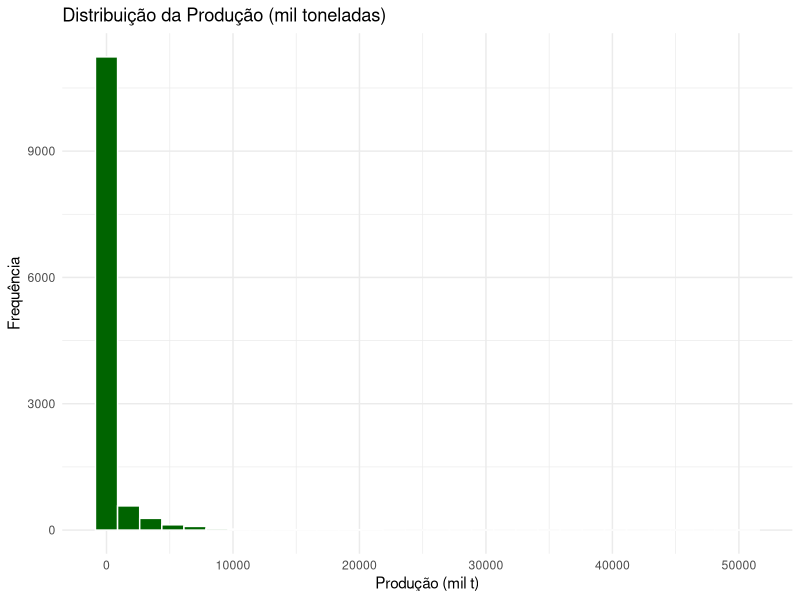

Reproduce this figure in R. (Note: this script raises an error after producing the figure.)
install.packages("readr")
install.packages("dplyr")
install.packages("ggplot2")
install.packages("readxl")
install.packages("writexl")
install.packages("psych")


# Carregando pacotes
library(readr)
library(dplyr)
library(ggplot2)
library(readxl)
library(writexl)
library(psych)

# Lendo o arquivo CSV
dados <- read_delim("serie_historica_reduzida.csv", delim = ";", locale = locale(decimal_mark = ","))  # se tiver números com vírgula
# Remove possíveis espaços e substitui vírgulas por pontos, se necessário
dados$producao_mil_t <- gsub(",", ".", dados$producao_mil_t)
dados$producao_mil_t <- as.numeric(dados$producao_mil_t)
dados$produto <- trimws(dados$produto)



# Visualizando os dados
head(dados)
str(dados)

colnames(dados)


#---------------------------------------------------------------------

# Medidas de tendência central
media <- mean(dados$producao_mil_t, na.rm = TRUE)
mediana <- median(dados$producao_mil_t, na.rm = TRUE)
moda <- as.numeric(names(sort(table(dados$producao_mil_t), decreasing = TRUE)[1]))

# Medidas de dispersão
desvio_padrao <- sd(dados$producao_mil_t, na.rm = TRUE)
variancia <- var(dados$producao_mil_t, na.rm = TRUE)
amplitude <- range(dados$producao_mil_t, na.rm = TRUE)
coef_var <- desvio_padrao / media

# Medidas separatrizes
quartis <- quantile(dados$producao_mil_t, probs = c(0.25, 0.5, 0.75), na.rm = TRUE)
decis <- quantile(dados$producao_mil_t, probs = seq(0.1, 0.9, 0.1), na.rm = TRUE)
percentis <- quantile(dados$producao_mil_t, probs = seq(0.01, 0.99, 0.01), na.rm = TRUE)

# Exibindo resultados
cat("Média:", media, "\n")
cat("Mediana:", mediana, "\n")
cat("Moda:", moda, "\n")
cat("Desvio padrão:", desvio_padrao, "\n")
cat("Coef. de variação:", coef_var, "\n")
cat("Quartis:\n")
print(quartis)

# Gráfico da distribuição
ggplot(dados, aes(x = producao_mil_t)) +
  geom_histogram(bins = 30, fill = "darkgreen", color = "white") +
  labs(title = "Distribuição da Produção (mil toneladas)", x = "Produção (mil t)", y = "Frequência") +
  theme_minimal()


-----------------------------------------------------------------------------------
head(dados$produto)
  
# Contagem de produtos
contagem_produtos <- dados %>%
  group_by(produto) %>%
  summarise(n = n()) %>%
  arrange(desc(n))

  

# Gráfico de barras
# Gráfico de barras da contagem de produtos
ggplot(contagem_produtos, aes(x = reorder(produto, -n), y = n)) +
  geom_bar(stat = "identity", fill = "steelblue") +
  labs(title = "Frequência dos Produtos", x = "Produto", y = "Frequência") +
  theme_minimal() +
  theme(axis.text.x = element_text(angle = 45, hjust = 1))




# Agregar produção total por ano
#Gráfico de Linha 
dados %>%
  group_by(ano_agricola) %>%
  summarise(producao_total = sum(producao_mil_t, na.rm = TRUE)) %>%
  ggplot(aes(x = ano_agricola, y = producao_total, group = 1)) +
  geom_line(color = "blue", size = 1) +
  geom_point(color = "darkblue") +
  labs(title = "Evolução da Produção ao Longo dos Anos",
       x = "Ano Agrícola", y = "Produção Total (mil t)") +
  theme_minimal() +
  theme(axis.text.x = element_text(angle = 45, hjust = 1))



##  Gráfico de Barras por Estado
dados %>%
  group_by(uf) %>%
  summarise(producao_total = sum(producao_mil_t, na.rm = TRUE)) %>%
  ggplot(aes(x = reorder(uf, -producao_total), y = producao_total)) +
  geom_bar(stat = "identity", fill = "forestgreen") +
  labs(title = "Produção Total por Estado", x = "Estado", y = "Produção (mil t)") +
  theme_minimal()

##Gráfico de Barras por Produto

dados %>%
  group_by(produto) %>%
  summarise(producao_total = sum(producao_mil_t, na.rm = TRUE)) %>%
  ggplot(aes(x = reorder(produto, -producao_total), y = producao_total)) +
  geom_bar(stat = "identity", fill = "orange") +
  labs(title = "Produção Total por Produto", x = "Produto", y = "Produção (mil t)") +
  theme_minimal() +
  theme(axis.text.x = element_text(angle = 45, hjust = 1))


## Boxplot da Produção por Produto
ggplot(dados, aes(x = produto, y = producao_mil_t)) +
  geom_boxplot(fill = "skyblue") +
  labs(title = "Distribuição da Produção por Produto", x = "Produto", y = "Produção (mil t)") +
  theme_minimal() +
  theme(axis.text.x = element_text(angle = 45, hjust = 1))


##Heatmap: Produção por Ano e Estado
library(ggplot2)

dados %>%
  group_by(ano_agricola, uf) %>%
  summarise(producao_total = sum(producao_mil_t, na.rm = TRUE)) %>%
  ggplot(aes(x = ano_agricola, y = uf, fill = producao_total)) +
  geom_tile() +
  scale_fill_gradient(low = "white", high = "darkgreen") +
  labs(title = "Mapa de Calor da Produção por Ano e Estado", x = "Ano Agrícola", y = "Estado") +
  theme_minimal() +
  theme(axis.text.x = element_text(angle = 45, hjust = 1))
